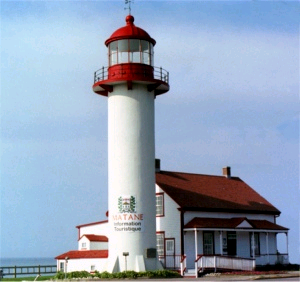
%> input picture TP6_demosaicing_Bayer/images/Ima_phare.tif, 300 x 282 px
$ octave CFAphare.m   (GNU Octave 9; MATLAB toolbox functions it lacks are replaced by stand-ins)
%> lines starting %> are read from the running program, lines starting %| are printed output that depends on the picture

%%%%%%%%%%Chargement de l'image%%%%%%

Image=imread('Ima_phare.tif');
%> Image is the input picture: size 282x300x3 uint8; mean R, G, B 147.6, 163.7, 185.9
ImageFiltre = zeros(16,16,3);
ImageCFA = zeros(16,16);
Taille = size(Image);
%> Taille = [282 300 3]


%%%%%%%%%MATRICAGE CFA %%%%%%%%%%%%
for C=2:1:(Taille(2))
   for L=2:1:(Taille(1))
       detectC=mod(C,2);
       detectL=mod(L,2);

       if(detectC==0 && detectL==1)
            ImageCFA(L,C)=Image(L,C,1);
       end


       if(detectC==1 && detectL==0 )
             ImageCFA(L,C)=Image(L,C,3);
       end

         if(detectC==1 && detectL==1 )
            ImageCFA(L,C)=Image(L,C,2);
         end

         if(detectC==0 && detectL==0 )
        ImageCFA(L,C)=Image(L,C,2);
         end
   end
end
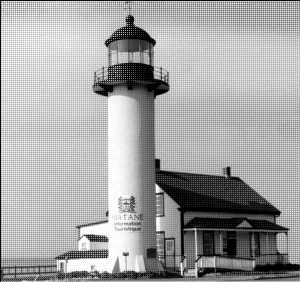
%> ImageCFA: size 282x300 double; min 0, max 255, mean 163.9

subplot(1,2,1);

 imshow(uint8(ImageCFA));

%%%%%%%%%DEMATRICAGE CFA%%%%%%%%%%%%

for C=2:1:(Taille(2)-1)
   for L=2:1:(Taille(1)-1)
       detectC=mod(C,2);
       detectL=mod(L,2);

       if(detectC==0 && detectL==1)
B1=ImageCFA(L+1,C-1)+ImageCFA(L+1,C+1)+ImageCFA(L-1,C-1)+ImageCFA(L-1,C+1);
Bc=(1/4)*B1;
V1=ImageCFA(L+1,C)+ImageCFA(L-1,C)+ImageCFA(L,C+1)+ImageCFA(L,C-1);
Vc=(1/4)*V1;
ImageFiltre(L,C,1)=ImageCFA(L,C);
ImageFiltre(L,C,2)=Vc;
ImageFiltre(L,C,3)=Bc;
       end
       if(detectC==1 && detectL==0 )
 R1=ImageCFA(L+1,C-1)+ImageCFA(L+1,C+1)+ImageCFA(L-1,C-1)+ImageCFA(L-1,C+1);
 Rc=(1/4)*R1;
 V1=ImageCFA(L+1,C)+ImageCFA(L-1,C)+ImageCFA(L,C+1)+ImageCFA(L,C-1);
 Vc=(1/4)*V1;
 ImageFiltre(L,C,3)=ImageCFA(L,C);
 ImageFiltre(L,C,2)=Vc;
 ImageFiltre(L,C,1)=Rc;
       end
         if(detectC==1 && detectL==1 )
 R1=ImageCFA(L,C-1)+ImageCFA(L,C+1);
 Rc=(1/2)*R1;
 B1=ImageCFA(L+1,C)+ImageCFA(L-1,C);
 Bc=(1/4)*B1;
 ImageFiltre(L,C,3)=Bc;
 ImageFiltre(L,C,2)=ImageCFA(L,C);
 ImageFiltre(L,C,1)=Rc;
         end
         if(detectC==0 && detectL==0 )
 B1=ImageCFA(L,C-1)+ImageCFA(L,C+1);
 Bc=(1/2)*B1;
 R1=ImageCFA(L+1,C)+ImageCFA(L-1,C);
 Rc=(1/4)*B1;
 ImageFiltre(L,C,3)=Bc;
 ImageFiltre(L,C,2)=ImageCFA(L,C);
 ImageFiltre(L,C,1)=Rc;
         end
   end
end
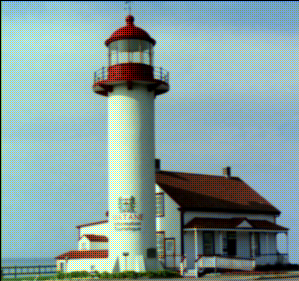
%> ImageFiltre: size 281x299x3 double; mean R, G, B 132.6, 162.1, 161.1
%> after the loop, B1 = 321; Bc = 80.25; R1 = 288; Rc = 144; V1 = 493; Vc = 123.2

%%%%%%%%%% Affichage %%%%%%

subplot(1,2,2);
imshow(uint8(ImageFiltre));
